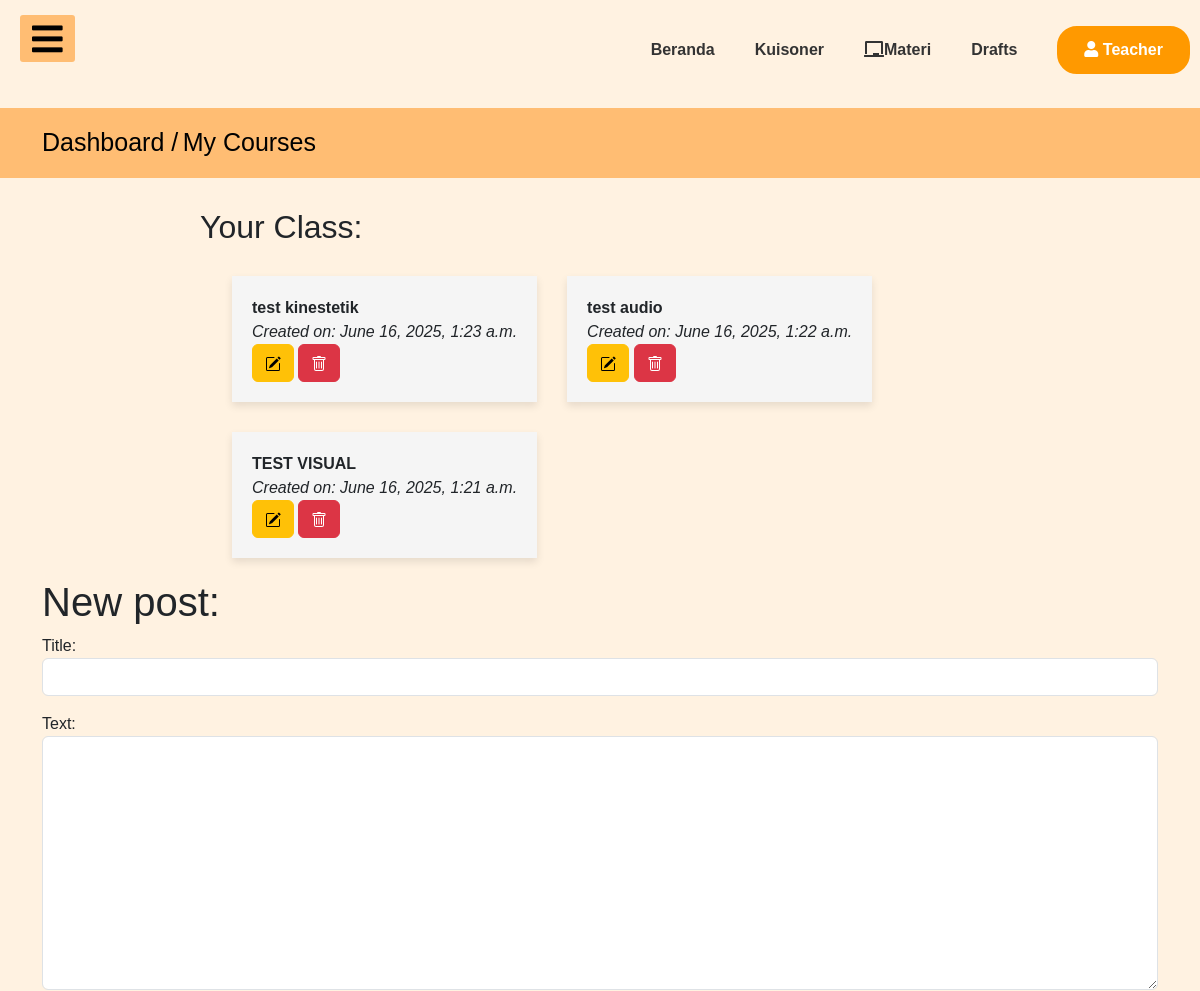
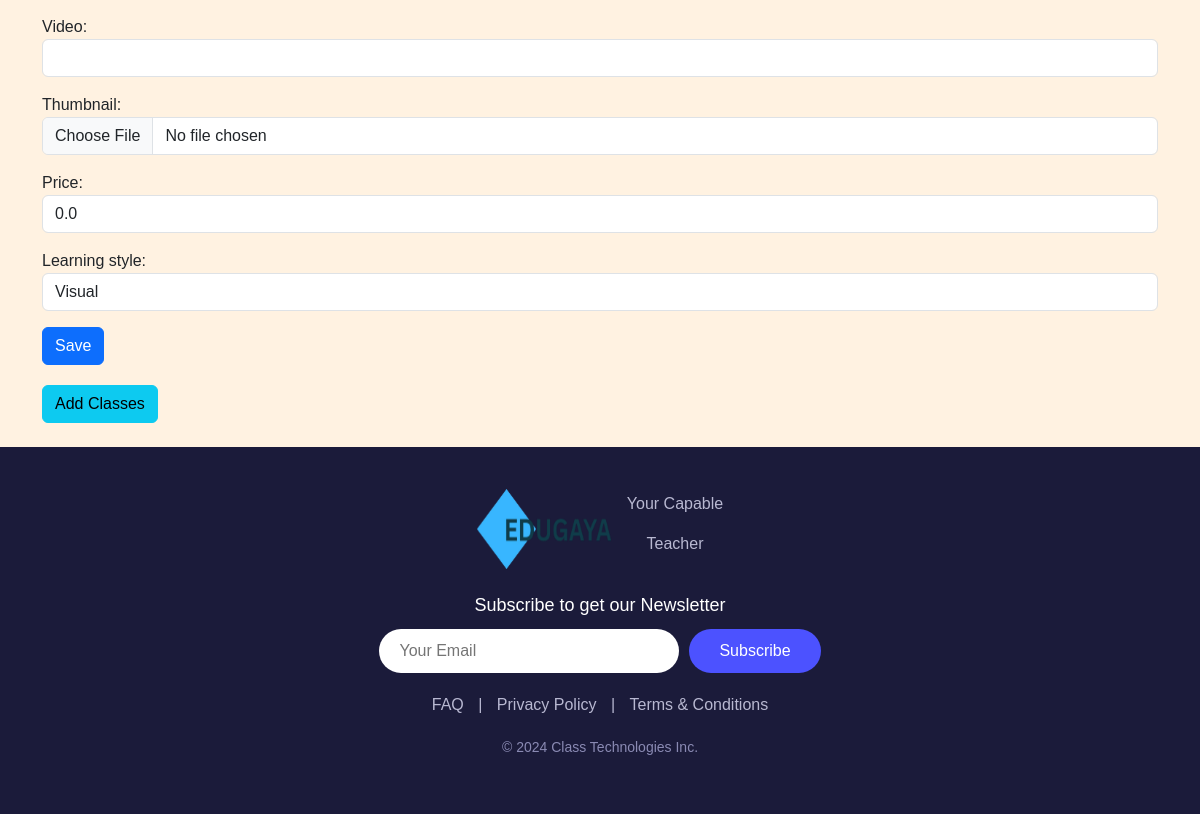
The app's page /courses_app/post/new/ (signed in) with its own data (2 pictures, top to bottom).
### courses_app/models.py (models this page shows, shortened)
class Post(models.Model):
    LEARNING_STYLE_CHOICES = [
        ('visual', 'Visual'),
        ('auditory', 'Auditory'),
        ('kinesthetic', 'Kinesthetic'),
    ]
    author = models.ForeignKey(User, on_delete=models.CASCADE)  # Ganti Teacher menjadi User
    title = models.CharField(max_length=200)
    text = models.TextField()
    price = models.DecimalField(max_digits=10, decimal_places=2, default=0.00)
    created_date = models.DateTimeField(default=timezone.now)
    thumbnail = models.ImageField(upload_to='thumbnail', blank=True)
    video = EmbedVideoField(blank=True, null=True)  # Tambahkan field untuk video
    published_date = models.DateTimeField(blank=True, null=True)
    learning_style = models.CharField(max_length=20, choices=LEARNING_STYLE_CHOICES, default='visual')  # Tambahkan ini

### courses_app/views.py (the view, shortened to what this page needs)
# urls.py: path('post/new/', views.PostCreateView.as_view(), name='post_new'),
class PostCreateView(LoginRequiredMixin, CreateView):
    login_url = '/login/'
    form_class = PostForm
    model = Post
    template_name = 'courses_app/post_form.html'
    def get_context_data(self, **kwargs):
        context = super().get_context_data(**kwargs)
        user = self.request.user  # langsung pakai request.user
        context['posts'] = Post.objects.filter(author=user).order_by('-created_date')
        return context

### courses_app/forms.py
class PostForm(forms.ModelForm):
    class Meta:
        model = Post
        fields = ('title', 'text', 'video', 'thumbnail', 'price','learning_style')
        widgets = {
            'title': forms.TextInput(attrs={'class': 'form-control'}),
            'text': forms.Textarea(attrs={'class': 'form-control'}),
            'video': forms.URLInput(attrs={'class': 'form-control'}),
            'thumbnail': forms.ClearableFileInput(attrs={'class': 'form-control'}),
            'price': forms.NumberInput(attrs={'class': 'form-control'}),
            'learning_style': forms.Select(attrs={'class': 'form-control'}),
        }

### courses_app/templates/courses_app/post_form.html (shortened to what this page needs)
{% extends 'dashboard_app/base_dashboard_teacher.html' %}
{% load static %}
{% block head_block %}
<link rel="stylesheet" href="{% static 'css/mycourse.css' %}">
{% endblock %}
{% block body_block %}
<div class="py-3" style="background:#FFBD73">
    <div class="container nav-jejak">
      <a class="text-black" href="{% url 'user_app:dashboard' %}" style="font-size: 25px;"> Dashboard /</a>
      <a class="text-black" href="#" style="font-size: 25px;"> My Courses</a>
    </div>
</div>
<div class="item">
<h2>Your Class:</h2>
<ul>
    {% for post in posts %}
        <li>
            <strong>{{ post.title }}</strong><br>
            <em>Created on: {{ post.created_date }}</em>
            <br>
            {% if user.is_authenticated %}
            <a class="btn btn-warning" href="{% url 'post_edit' pk=post.pk %}">
            </a>
            <a class="btn btn-danger" href="{% url 'post_remove' pk=post.pk %}">
            </a>
            {% endif %}
        </li>
    {% empty %}
        <li>No posts available.</li>
    {% endfor %}
</ul>
</div>
<div class="container">
<div class="form-group">
<h1>New post: </h1>
<form method="POST" class="post-form" enctype="multipart/form-data">
    {{ form.as_p }}
    <button style="margin-bottom: 20px;" class="btn btn-primary save" type="submit">Save</button>
</form>
</div>
<a href="{% url 'create_class' %}" class="btn btn-info">Add Classes</a>
</div>
<br>
{% endblock %}

### static/css/base_dashboard.css (style rules this page uses)
* { padding: 0; margin: 0; list-style: none; text-decoration: none; }
body { font-family: 'Roboto', sans-serif; background-color: #FFF2E1; }
* { box-sizing: border-box; }
body { font-family: Arial, Helvetica, sans-serif; margin: 0; }

### courses_app/static/css/mycourse.css (style rules this page uses)
h2 { padding: 10px 20px; }
.item { margin: 20px 15%; }
.item ul { display: flex ; gap: 30px; flex-wrap: wrap; margin: 20px; }
.item ul li { background-color: whitesmoke; box-shadow: 0 4px 8px rgba(0, 0, 0, 0.1); transition: transform 0.2s; padding: 20px; }
.nav-jejak .text-black { text-decoration: none !important; }

### records on screen
Post: title "test kinestetik", created_date "June 16, 2025, 1:23 a.m."
Post: title "test audio", created_date "June 16, 2025, 1:22 a.m."
Post: title "TEST VISUAL", created_date "June 16, 2025, 1:21 a.m."
